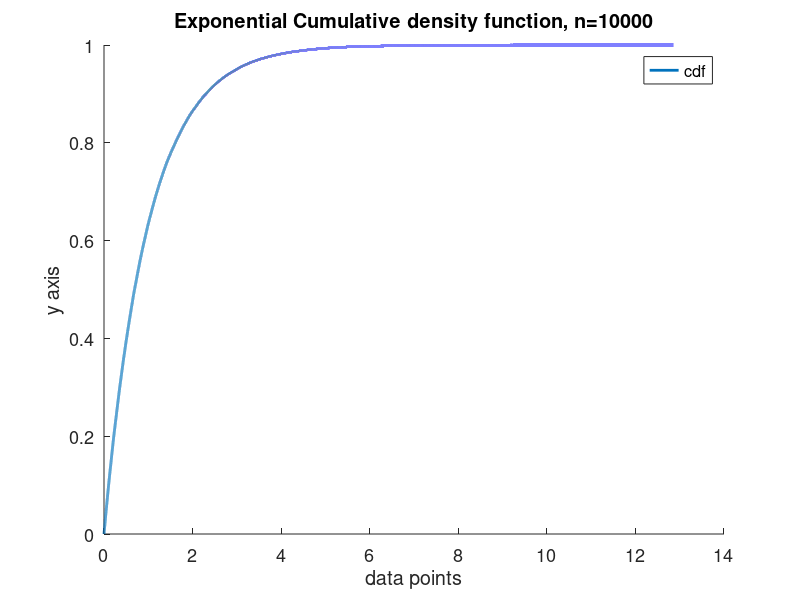
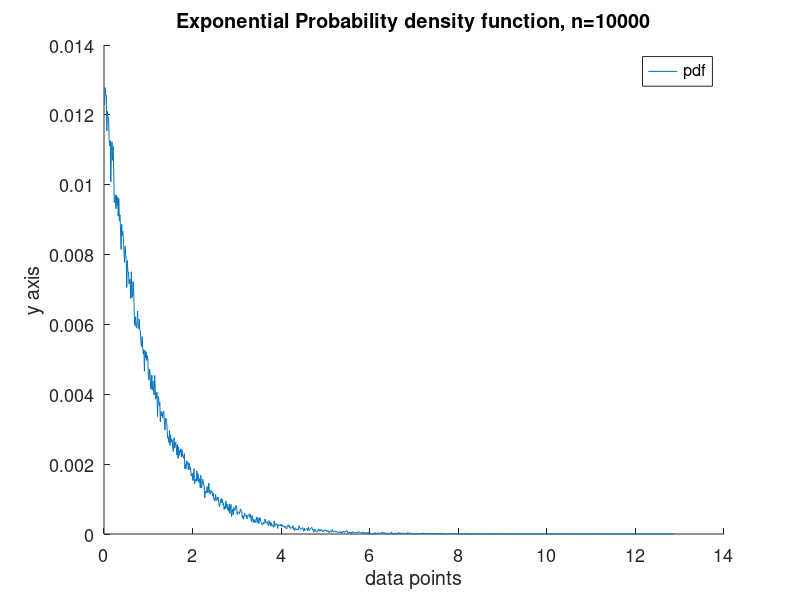

Write the MATLAB code that produced these figures, in order.
close all;
clear;
%% 
n=100000;
lambda=1;
us=zeros(n,1);
for i=1:n
    us(i)=rand();
end
us=(log(1-us))./(-lambda);


rangemin=min(us);
rangemax=max(us);

dt=(rangemax-rangemin)/n;
my_cdf=zeros(n,1);
t=rangemin;
ts=zeros(n,1);
ts(1)=t;
sampling=100;

ct=1;

for i=2:n
    ts(i)=t;
    t=t+dt;
    my_cdf(i)=sum(us<t)/n;
    if(mod(i,sampling)==0 )
        n1=sum(us<ts(i));
        n2=sum(us<ts(i-sampling+1));
        my_pdf(ct)=(n1-n2)/n;
        samples(ct,1)=t;
        ct=ct+1;
   %     pause
    end
end

a=figure;
set(gca,'fontsize',13)
hold on
plot(ts,my_cdf,'lineWidth',2);
legend('cdf')
mytitle=strcat('Exponential Cumulative density function, n=10000');
xlabel('data points');
ylabel('y axis');
title(mytitle);
saveas(a,'pr2aa3.jpeg')



a=figure;
set(gca,'fontsize',13)
hold on
plot(samples,my_pdf);
legend('pdf')
mytitle=strcat('Exponential Probability density function, n=10000');
xlabel('data points');
ylabel('y axis');
title(mytitle);
saveas(a,'pr2aa3.jpeg')

















